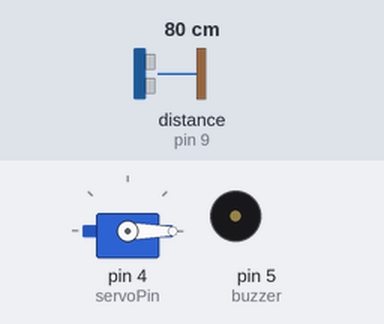
Bench run of a sketch on a simulated Arduino Uno, built with avr-gcc and run on an emulated ATmega328P. Shown: servo, buzzer (waves = sounding, pin HIGH). Wiring (inferred from the names in the program): ultrasonic range finder: trigger pin 8; echo pin 9. Inputs (shaded band) come from the test bench; at power-on: distance to the obstacle (sensor on pin 9) 80 cm. The echo pulse lasts 58.3 µs per cm; pins used as bus, display or sensor lines are not drawn.

Above: at 1.2 s.
1.3 s: distance to the obstacle (sensor on pin 9) set to 35 cm
2.8 s: distance to the obstacle (sensor on pin 9) set to 30 cm
At 3.3 s:
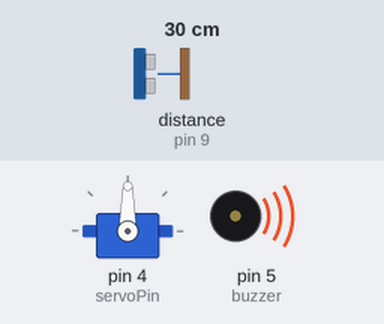
4.3 s: distance to the obstacle (sensor on pin 9) set to 60 cm
At 5.3 s:
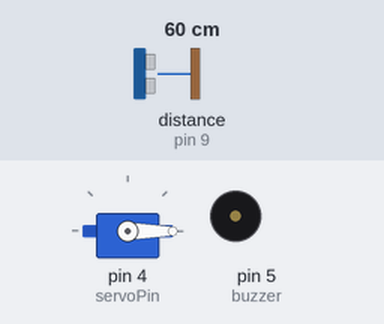
5.9 s: distance to the obstacle (sensor on pin 9) set to 2 cm
At 7.3 s:
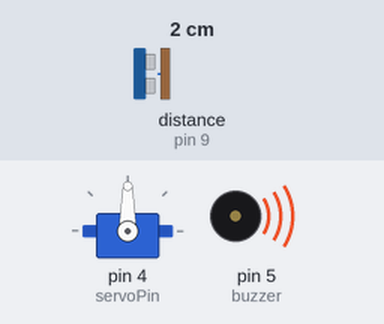
Timing chart, 0 to 8.4 s (numbered marks = the images above; inputs shaded):
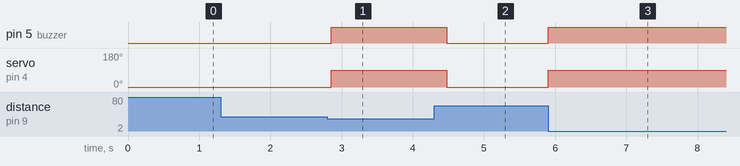

Measured:
- the behaviour switches between 32 and 31 cm on distance to the obstacle (sensor on pin 9) (found by bisection; images 0 and 1)
- after the input at 1.3 s, every drawn part: stays the same
- after the input at 2.8 s, pin 5 (buzzer): LOW → HIGH after 0.06 s; servo on pin 4 (servoPin): 0° → 90° after 0.06 s
- after the input at 4.3 s, pin 5 (buzzer): HIGH → LOW after 0.18 s; servo on pin 4 (servoPin): 90° → 0° after 0.18 s
- after the input at 5.9 s, pin 5 (buzzer): LOW → HIGH at once; servo on pin 4 (servoPin): 0° → 90° at once

The sketch:

Ultrasonic_Sensor.ino.ino
```cpp
#include <Servo.h>
//pins for the Ultrasonic sound sensor
const int trigPin = 8;
const int echoPin = 9;

//pin for he buzzer, buzzer will go high once the echopin turns high (pulse wave has been recieved)
const int buzzer = 5;
const int servoPin = 4;

//setting up the pin number for the servo motor
Servo myservo;
int pos = 0;

//partially setting up parameters for the measuring the distance of objects
float duration, distance;


void setup() {

// the trigger (what sends the sound signal is connected to pin 8 and is an output, while echo (connected to the 9 pin is an input and recieves the sound signal)
pinMode(trigPin, OUTPUT);
pinMode(echoPin, INPUT);

//setting the buzzer as an output
pinMode(buzzer, OUTPUT);

//setting the servo motor as an output;
myservo.attach(servoPin);
myservo.write(0);

Serial.begin(9600);
}

void loop() {

//setting the trigger pin for the ultra sound to low for 2 microseconds, then after that we set it to high for 10 microseconds to send a sound pulse, then set it back to low
digitalWrite(trigPin, LOW);
delayMicroseconds(2);
digitalWrite(trigPin, HIGH);
delayMicroseconds(10);
digitalWrite(trigPin, LOW);


long duration = pulseIn(echoPin, HIGH);//once a pulse has been recieved the echo pin will be set on (set to high)
int distance = (duration / 2) / 29.1;//Calculating the distance (speed of sound is 340m/s or 0.034 cm/us)

//setting up the conditions for the buzzer to turn high, it will be in a if loop and the conditions for the buzzer starting are: if the object deteced by the ultrasonic radar is within 0cm and 30cm, and the echoPin turns on, aka if the sound pulse has been receieved after it has been transsmitted
if (distance > 0 && distance <= 30) {
  digitalWrite(buzzer, HIGH);
  myservo.write(90);
}
else {
  digitalWrite(buzzer, LOW);
  myservo.write(0);
}
delay(200);
}
```
